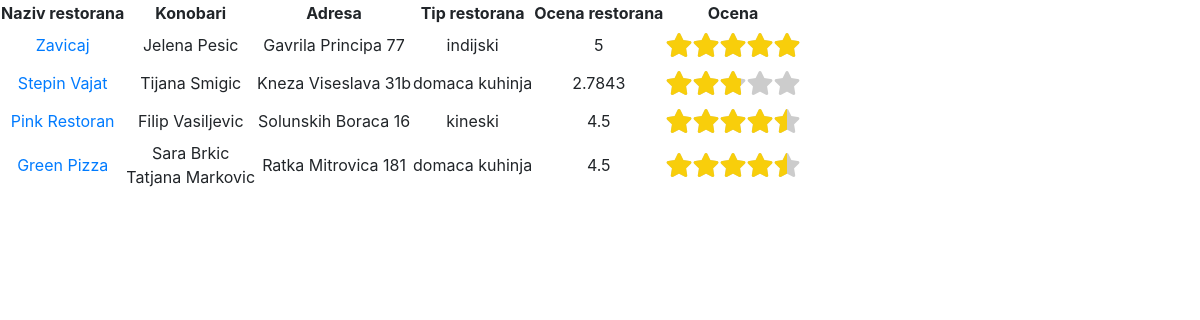
Page /gost_restorani_prikaz_restorana.php on the committed database.
### tables this page shows
CREATE TABLE IF NOT EXISTS `restorani` (
  `id` int NOT NULL AUTO_INCREMENT,
  `naziv` varchar(50) NOT NULL,
  `adresa` varchar(50) NOT NULL,
  `tip` enum('kineski','indijski','japanski','domaca kuhinja') NOT NULL,
  `prosecna_ocena` float NOT NULL,
  `mapa` varchar(500) NOT NULL,
  `telefon` varchar(50) NOT NULL,
  `pocetak_radnog_vremena` time NOT NULL,
  `kraj_radnog_vremena` time NOT NULL,
  `opis` varchar(500) NOT NULL,
  `kontakt_osoba` varchar(50) NOT NULL,
  `broj_stolova` int NOT NULL,
  `broj_ocena` int NOT NULL,
  PRIMARY KEY (`id`)
);

CREATE TABLE IF NOT EXISTS `konobari` (
  `kor_ime` varchar(50) NOT NULL,
  `id_restorana` int NOT NULL,
  `aktivnost` enum('aktivan','blokiran') NOT NULL,
  `ime` varchar(50) NOT NULL,
  `prezime` varchar(50) NOT NULL,
  `id` int NOT NULL AUTO_INCREMENT,
  PRIMARY KEY (`id`)
);

### gost_restorani_prikaz_restorana.php (the view, shortened to what this page needs)
<!DOCTYPE html>
<html>
    <head>
        <link rel="stylesheet" type="text/css" href="bootstrap.min.css">
        <link rel="stylesheet" type="text/css" href="izgled_stranice.css">
        <link rel="stylesheet" href="https://cdnjs.cloudflare.com/ajax/libs/font-awesome/6.0.0-beta3/css/all.min.css">
    </head>
    <body>
        <?php
        require 'dbConn.php';
        $sort_naziv = $_GET['sort_naziv'];
        $sort_adresa = $_GET['sort_adresa'];
        $sort_tip = $_GET['sort_tip'];
        $pretaga_naziv = $_GET['pretaga_naziv'];
        $pretaga_adresa = $_GET['pretaga_adresa'];
        $pretaga_tip = $_GET['pretaga_tip'];
        if($sort_naziv == 'neopadajuce'){
            $sort_naziv = 'asc';
        }
        else{
            $sort_naziv = 'desc';
        }
        if($sort_adresa == 'neopadajuce'){
            $sort_adresa = 'asc';
        }
        else{
            $sort_adresa = 'desc';
        }
        if($sort_tip == 'neopadajuce'){
            $sort_tip = 'asc';
        }
        else{
            $sort_tip = 'desc';
        }
        $result = mysqli_query($conn, "select * from restorani where naziv like '%$pretaga_naziv%' and adresa like '%$pretaga_adresa%' and tip like '%$pretaga_tip%' order by naziv ".$sort_naziv.", adresa ".$sort_adresa.", tip ".$sort_tip."");
        ?>
        <table>
            <tr colspan = "2">
                <th>Naziv restorana</th>
                <th>Konobari</th>
                <th>Adresa</th>
                <th>Tip restorana</th>
                <th>Ocena restorana</th>
                <th>Ocena</th>
            </tr>
            <?php
            if(mysqli_num_rows($result)>0){
                while($row = mysqli_fetch_assoc($result)){
                  ?>
            <tr colspan = "2">
                <td><a href="detalji.php?id=<?php echo $row['id']; ?>"><?php echo $row['naziv']; ?></a></td>
                <td><?php
                $id_restorana = $row['id'];
                $result1 = mysqli_query($conn, "select * from konobari where id_restorana='$id_restorana' and aktivnost='aktivan'");
                if(mysqli_num_rows($result1)>0){
                    while($row1 = mysqli_fetch_assoc($result1)){
                        echo $row1['ime'].' '.$row1['prezime'].'<br>';
                    }
                }
                ?></td>
                <td><?php echo $row['adresa'] ?></td>
                <td><?php echo $row['tip'] ?></td>
                <td><?php echo $row['prosecna_ocena'] ?></td>
                <td>
                    <div class="stars-outer">
                        <div class="stars-inner" style="width: <?php echo ($row['prosecna_ocena'] / 5) * 100; ?>%;"></div>
                    </div>
                </td>
            </tr>
            <?php
                }
            }
            ?>
        </table>
    </body>
</html>

### izgled_stranice.css (style rules this page uses)
th { text-align: center; }
td { text-align: center; }

### gost_restorani_prikaz_restorana.php (style rules this page uses)
.stars-outer { display: inline-block; position: relative; font-family: FontAwesome; font-size: 24px; color: #ccc; }
.stars-inner { position: absolute; top: 0; left: 0; white-space: nowrap; overflow: hidden; color: #f8ce0b; }
.stars-inner::before, .stars-outer::before { content: "\f005 \f005 \f005 \f005 \f005"; }

### rows in the picture
restorani: naziv "Zavicaj", adresa "Gavrila Principa 77", tip "indijski", prosecna_ocena "5"
konobari: ime "Jelena", prezime "Pesic"
restorani: naziv "Stepin Vajat", adresa "Kneza Viseslava 31b", tip "domaca kuhinja", prosecna_ocena "2.7843"
konobari: ime "Tijana", prezime "Smigic"
restorani: naziv "Pink Restoran", adresa "Solunskih Boraca 16", tip "kineski", prosecna_ocena "4.5"
konobari: ime "Filip", prezime "Vasiljevic"
restorani: naziv "Green Pizza", adresa "Ratka Mitrovica 181", tip "domaca kuhinja", prosecna_ocena "4.5"
konobari: ime "Sara", prezime "Brkic"
konobari: ime "Tatjana", prezime "Markovic"
